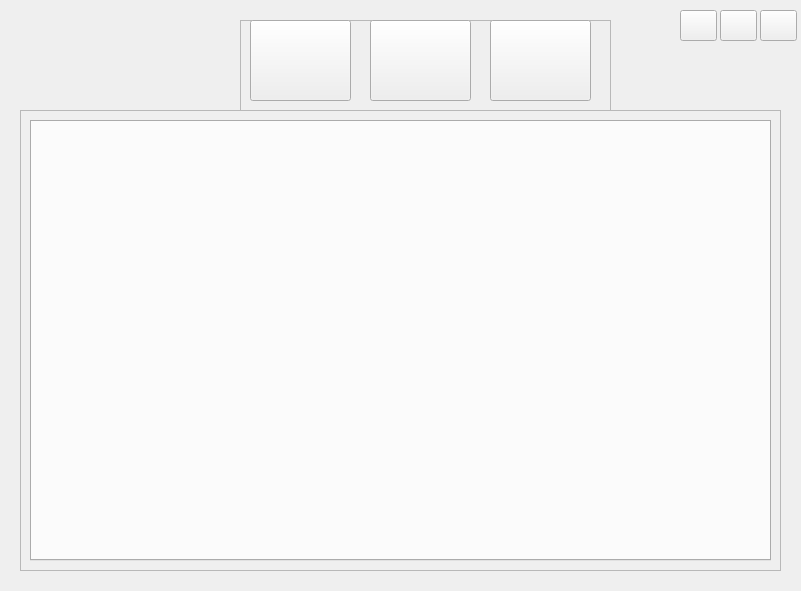
<?xml version="1.0" encoding="UTF-8"?>
<ui version="4.0">
 <class>Firewall</class>
 <widget class="QWidget" name="Firewall">
  <property name="windowModality">
   <enum>Qt::NonModal</enum>
  </property>
  <property name="geometry">
   <rect>
    <x>0</x>
    <y>0</y>
    <width>801</width>
    <height>591</height>
   </rect>
  </property>
  <property name="sizePolicy">
   <sizepolicy hsizetype="Fixed" vsizetype="Fixed">
    <horstretch>0</horstretch>
    <verstretch>0</verstretch>
   </sizepolicy>
  </property>
  <property name="minimumSize">
   <size>
    <width>801</width>
    <height>591</height>
   </size>
  </property>
  <property name="maximumSize">
   <size>
    <width>801</width>
    <height>591</height>
   </size>
  </property>
  <property name="windowTitle">
   <string>个人防火墙</string>
  </property>
  <property name="styleSheet">
   <string notr="true"/>
  </property>
  <widget class="QFrame" name="frame">
   <property name="geometry">
    <rect>
     <x>240</x>
     <y>20</y>
     <width>371</width>
     <height>91</height>
    </rect>
   </property>
   <property name="styleSheet">
    <string notr="true"/>
   </property>
   <property name="frameShape">
    <enum>QFrame::StyledPanel</enum>
   </property>
   <property name="frameShadow">
    <enum>QFrame::Raised</enum>
   </property>
   <widget class="QPushButton" name="infoBtn">
    <property name="geometry">
     <rect>
      <x>10</x>
      <y>0</y>
      <width>101</width>
      <height>81</height>
     </rect>
    </property>
    <property name="styleSheet">
     <string notr="true"/>
    </property>
    <property name="text">
     <string/>
    </property>
    <property name="icon">
     <iconset resource="firewall.qrc">
      <normaloff>:/images/overview.png</normaloff>:/images/overview.png</iconset>
    </property>
    <property name="iconSize">
     <size>
      <width>85</width>
      <height>85</height>
     </size>
    </property>
   </widget>
   <widget class="QPushButton" name="ruleBtn">
    <property name="geometry">
     <rect>
      <x>130</x>
      <y>0</y>
      <width>101</width>
      <height>81</height>
     </rect>
    </property>
    <property name="styleSheet">
     <string notr="true"/>
    </property>
    <property name="text">
     <string/>
    </property>
    <property name="icon">
     <iconset resource="firewall.qrc">
      <normaloff>:/images/rule.png</normaloff>:/images/rule.png</iconset>
    </property>
    <property name="iconSize">
     <size>
      <width>85</width>
      <height>85</height>
     </size>
    </property>
   </widget>
   <widget class="QPushButton" name="logBtn">
    <property name="geometry">
     <rect>
      <x>250</x>
      <y>0</y>
      <width>101</width>
      <height>81</height>
     </rect>
    </property>
    <property name="styleSheet">
     <string notr="true"/>
    </property>
    <property name="text">
     <string/>
    </property>
    <property name="icon">
     <iconset resource="firewall.qrc">
      <normaloff>:/images/log.png</normaloff>:/images/log.png</iconset>
    </property>
    <property name="iconSize">
     <size>
      <width>95</width>
      <height>95</height>
     </size>
    </property>
   </widget>
   <widget class="QLabel" name="label_2">
    <property name="geometry">
     <rect>
      <x>120</x>
      <y>0</y>
      <width>2</width>
      <height>81</height>
     </rect>
    </property>
    <property name="styleSheet">
     <string notr="true"/>
    </property>
    <property name="text">
     <string/>
    </property>
   </widget>
   <widget class="QLabel" name="label_3">
    <property name="geometry">
     <rect>
      <x>240</x>
      <y>0</y>
      <width>2</width>
      <height>81</height>
     </rect>
    </property>
    <property name="styleSheet">
     <string notr="true"/>
    </property>
    <property name="text">
     <string/>
    </property>
   </widget>
  </widget>
  <widget class="QPushButton" name="exitBtn">
   <property name="geometry">
    <rect>
     <x>760</x>
     <y>10</y>
     <width>37</width>
     <height>31</height>
    </rect>
   </property>
   <property name="styleSheet">
    <string notr="true"/>
   </property>
   <property name="text">
    <string/>
   </property>
   <property name="icon">
    <iconset resource="firewall.qrc">
     <normaloff>:/images/close3.png</normaloff>:/images/close3.png</iconset>
   </property>
   <property name="iconSize">
    <size>
     <width>21</width>
     <height>21</height>
    </size>
   </property>
  </widget>
  <widget class="QLabel" name="label">
   <property name="geometry">
    <rect>
     <x>10</x>
     <y>0</y>
     <width>231</width>
     <height>121</height>
    </rect>
   </property>
   <property name="styleSheet">
    <string notr="true"/>
   </property>
   <property name="text">
    <string/>
   </property>
   <property name="pixmap">
    <pixmap resource="firewall.qrc">:/images/logo.png</pixmap>
   </property>
   <property name="scaledContents">
    <bool>true</bool>
   </property>
  </widget>
  <widget class="QFrame" name="frame_2">
   <property name="geometry">
    <rect>
     <x>20</x>
     <y>110</y>
     <width>761</width>
     <height>461</height>
    </rect>
   </property>
   <property name="styleSheet">
    <string notr="true"/>
   </property>
   <property name="frameShape">
    <enum>QFrame::StyledPanel</enum>
   </property>
   <property name="frameShadow">
    <enum>QFrame::Raised</enum>
   </property>
   <widget class="QTabWidget" name="tabWidget">
    <property name="geometry">
     <rect>
      <x>10</x>
      <y>10</y>
      <width>741</width>
      <height>441</height>
     </rect>
    </property>
    <property name="styleSheet">
     <string notr="true"/>
    </property>
   </widget>
  </widget>
  <widget class="QPushButton" name="minBtn">
   <property name="geometry">
    <rect>
     <x>720</x>
     <y>10</y>
     <width>37</width>
     <height>31</height>
    </rect>
   </property>
   <property name="styleSheet">
    <string notr="true"/>
   </property>
   <property name="text">
    <string/>
   </property>
   <property name="icon">
    <iconset resource="firewall.qrc">
     <normaloff>:/images/minimize.png</normaloff>:/images/minimize.png</iconset>
   </property>
   <property name="iconSize">
    <size>
     <width>21</width>
     <height>21</height>
    </size>
   </property>
  </widget>
  <widget class="QPushButton" name="menuBtn">
   <property name="geometry">
    <rect>
     <x>680</x>
     <y>10</y>
     <width>37</width>
     <height>31</height>
    </rect>
   </property>
   <property name="styleSheet">
    <string notr="true"/>
   </property>
   <property name="text">
    <string/>
   </property>
   <property name="icon">
    <iconset resource="firewall.qrc">
     <normaloff>:/images/skin.png</normaloff>:/images/skin.png</iconset>
   </property>
   <property name="iconSize">
    <size>
     <width>21</width>
     <height>21</height>
    </size>
   </property>
  </widget>
 </widget>
 <layoutdefault spacing="6" margin="11"/>
 <resources>
  <include location="firewall.qrc"/>
 </resources>
 <connections/>
 <slots>
  <slot>on_exitBtn_clicked()</slot>
 </slots>
</ui>
